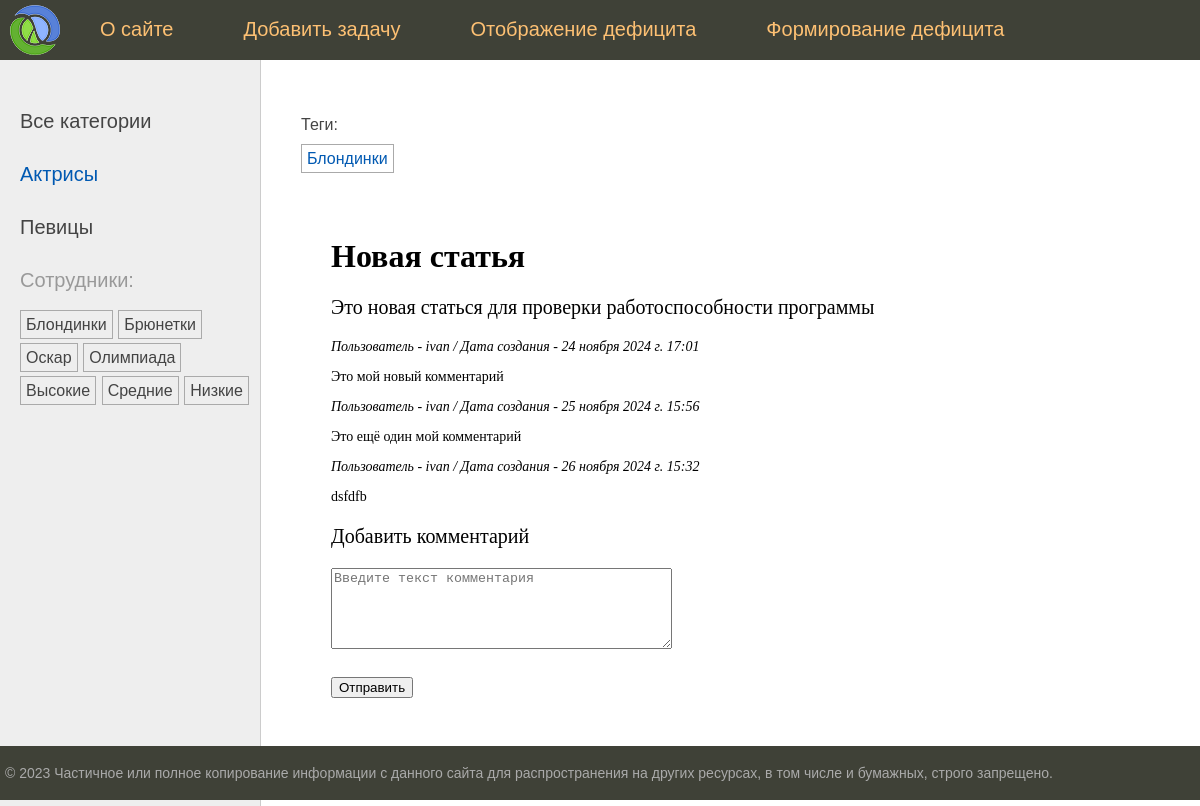
The page /post/kmlsdfkbvmnsld/ (signed in) on the database its author committed.
### women/models.py (models this page shows, shortened)
class Category(models.Model):
    name = models.CharField(max_length=100, db_index=True, verbose_name="Название")
    slug = models.SlugField(max_length=255, unique=True, db_index=True)
    class Meta:
        verbose_name = "Категория"
        verbose_name_plural = "Категории"
    def get_absolute_url(self):
        return reverse('category', kwargs={'cat_slug': self.slug})

class TagPost(models.Model):
    tag = models.CharField(max_length=100, db_index=True)
    slug = models.SlugField(max_length=255, unique=True, db_index=True)
    def get_absolute_url(self):
        return reverse('tag', kwargs={'tag_slug': self.slug})

class Women(models.Model):
    class Status(models.IntegerChoices):
        DRAFT = 0, 'Черновик'
        PUBLISHED = 1, 'Опубликовано'
    title = models.CharField(max_length=255, verbose_name='Заголовок')
    slug = models.SlugField(max_length=255, unique=True, db_index=True, verbose_name='URL')
    photo = models.FileField(upload_to="post_docs/%Y/%m/%d", default=None, blank=True,
                             null=True, verbose_name="Файлы")
    content = models.TextField(blank=True, verbose_name='Текст статьи')
    time_create = models.DateTimeField(auto_now_add=True, verbose_name='Время создания')
    time_update = models.DateTimeField(auto_now=True)
    is_published = models.BooleanField(choices=tuple(map(lambda x: (bool(x[0]), x[1]), Status.choices)),
                                       default=Status.DRAFT, verbose_name='Статус')
    cat = models.ForeignKey('Category', on_delete=models.PROTECT, related_name='posts', verbose_name="Категория")
    tags = models.ManyToManyField('TagPost', blank=True, related_name='tags', verbose_name='Сотрудник')
    husband = models.OneToOneField('Husband', on_delete=models.SET_NULL, null=True, blank=True, related_name='women',
                                   verbose_name='Муж')
    objects = models.Manager()
    published = PublishedManager()
    class Meta:
        verbose_name = "Задачи"
        verbose_name_plural = "Задачи"
        ordering = ['-time_create']
        indexes = [
            models.Index(fields=['-time_create'])
        ]

class CommentModel(models.Model):
    user = models.ForeignKey(User, on_delete=models.CASCADE, verbose_name="Пользователь")
    post = models.ForeignKey(Women, on_delete=models.CASCADE, verbose_name="Пост", related_name='comments')
    comment = models.TextField(verbose_name="Комментарии")
    created_at = models.DateTimeField(auto_now_add=True)
    class Meta:
        verbose_name = "Комментарий"
        verbose_name_plural = "Комментарии"

### women/views.py (the view, shortened to what this page needs)
# urls.py: path('post/<slug:post_slug>/', views.show_post, name='post'),  # Маршрут для отображения страницы show_post
def show_post(request, post_slug):  # Получаем из Get запроса id поста
    comment = CommentForm()
    post = get_object_or_404(Women, slug=post_slug)
    first_model = Women.objects.get(slug=post_slug)
    comment_text = first_model.comments.all()
    data = {
        'title': post.title,
        'post': post,  # Это весь объект post
        'comment': comment,
        'comment_text': comment_text,
        'cat_selected': 1,
    }
    return render(request, "women/post.html", data)

### women/forms.py
class CommentForm(forms.ModelForm):
    comment = forms.CharField(
        widget=forms.Textarea(
            attrs={
                "class": 'form-control',
                "placeholder": "Введите текст комментария",
                "rows": 5
            }
        ),
    )
    class Meta:
        model = CommentModel
        fields = ("comment",)

### women/templatetags/women_tags.py (called while the page is built)
@register.simple_tag()
def get_menu():
    return menu

@register.inclusion_tag('women/list_categories.html')
def show_categories(cat_selected=0):
    cats = Category.objects.all()
    return {'cats': cats, 'cat_selected': cat_selected}

@register.inclusion_tag('women/list_tags.html')
def show_all_tags():
    return {'tags': TagPost.objects.all()}

### women/templates/women/post.html (shortened to what this page needs)
{% extends 'base.html' %}
{% block breadcrumbs %}
{% with post.tags.all as tags %}
{% if tags %}
<p>Теги:</p>
<ul class="tags-list">
    {% for t in tags %}
    <li><a href="{{t.get_absolute_url}}">{{t.tag}}</a></li>
    {% endfor %}
</ul>
{% endif %}
{% endwith %}
{% endblock %}}
{% block content %}
<h1>{{post.title}}</h1>
{{post.content|linebreaks}}
{% for comment in comment_text %}
<div class="comment-text" style="font-size: 14px">
        <p class="comment"> <em> Пользователь - {{comment.user}} / Дата создания - {{comment.created_at}} </em></p>
        <p class="text_comment"> {{comment.comment|linebreaks}} </p>
</div>
{% endfor %}
<form action="" method="post">
    <p>Добавить комментарий</p>
    {{ comment.comment }}
    <p>
        <button type="submit">Отправить</button>
    </p>
</form>
{% endblock %}

### women/templates/women/list_categories.html
{% for cat in cats %}
{% if cat.id == cat_selected %}
<li class="selected">{{cat.name}}</li>
{% else %}
<li><a href="{{ cat.get_absolute_url }}">{{cat.name}}</a></li>
{% endif %}
{% endfor %}

### women/templates/women/list_tags.html
{% if tags %}
<p>Сотрудники:</p>
<ul class="tags-list">
    {% for t in tags %}
    <li><a href="{{t.get_absolute_url}}">{{t.tag}}</a></li>
    {% endfor %}
</ul>
{% endif %}

### women/static/women/css/styles.css (style rules this page uses)
html, body { font-family: 'Arial'; margin: 0; padding: 0; height: 100%; width: 100%; color: #444; }
a { color: #0059b2; text-decoration: none; }
.left-chapters ul { width: 230px; margin: 0; padding: 20px 10px 10px 20px; list-style: none; font-size: 20px; }
.left-chapters ul li { margin: 30px 0 0 0; color: #999; }
.left-chapters ul li.selected { color: #0059b2; }
.left-chapters ul li a { color: #444; text-decoration: none; }
ul.tags-list { width: 100%; margin: 0; padding: 0; list-style: none; }
ul.tags-list li { margin: 0; padding: 0 0 10px; display: inline-block; }
ul.tags-list li a { padding: 5px; font-size: 16px; border: 1px solid #aaa; }
.content-text h1 { font-size: 32px; }
div.comment-text { font-size: 14px; }

### rows shown on the page
Category: name "Актрисы"
Category: name "Певицы"
TagPost: tag "Блондинки"
TagPost: tag "Брюнетки"
TagPost: tag "Оскар"
TagPost: tag "Олимпиада"
TagPost: tag "Высокие"
TagPost: tag "Средние"
TagPost: tag "Низкие"
Women: title "Новая статья", content "Это новая статься для проверки работоспособности программы"
CommentModel: user "ivan", created_at "24 ноября 2024 г. 17:01", comment "Это мой новый комментарий"
CommentModel: user "ivan", created_at "25 ноября 2024 г. 15:56", comment "Это ещё один мой комментарий"
CommentModel: user "ivan", created_at "26 ноября 2024 г. 15:32", comment "dsfdfb"

### other values the page prints
{{ m.title }} "О сайте" "Добавить задачу" "Отображение дефицита" "Формирование дефицита"
